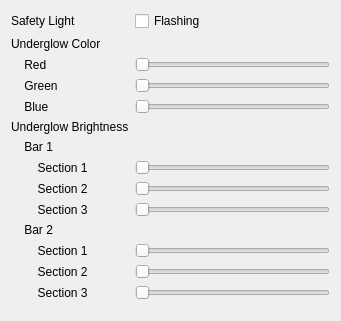
<?xml version="1.0" encoding="UTF-8"?>
<ui version="4.0">
 <class>LightShieldAdapter</class>
 <widget class="QWidget" name="LightShieldAdapter">
  <property name="geometry">
   <rect>
    <x>0</x>
    <y>0</y>
    <width>341</width>
    <height>321</height>
   </rect>
  </property>
  <property name="windowTitle">
   <string>Form</string>
  </property>
  <layout class="QFormLayout" name="formLayout">
   <property name="fieldGrowthPolicy">
    <enum>QFormLayout::AllNonFixedFieldsGrow</enum>
   </property>
   <item row="0" column="0">
    <widget class="QLabel" name="label">
     <property name="text">
      <string>Safety Light</string>
     </property>
    </widget>
   </item>
   <item row="0" column="1">
    <widget class="QCheckBox" name="checkBox_safetyLight">
     <property name="text">
      <string>Flashing</string>
     </property>
    </widget>
   </item>
   <item row="1" column="0">
    <widget class="QLabel" name="label_2">
     <property name="text">
      <string>Underglow Color</string>
     </property>
    </widget>
   </item>
   <item row="2" column="0">
    <widget class="QLabel" name="label_3">
     <property name="text">
      <string>    Red</string>
     </property>
    </widget>
   </item>
   <item row="2" column="1">
    <widget class="QSlider" name="horizontalSlider_red">
     <property name="maximum">
      <number>255</number>
     </property>
     <property name="orientation">
      <enum>Qt::Horizontal</enum>
     </property>
    </widget>
   </item>
   <item row="3" column="0">
    <widget class="QLabel" name="label_4">
     <property name="text">
      <string>    Green</string>
     </property>
    </widget>
   </item>
   <item row="3" column="1">
    <widget class="QSlider" name="horizontalSlider_green">
     <property name="maximum">
      <number>255</number>
     </property>
     <property name="orientation">
      <enum>Qt::Horizontal</enum>
     </property>
    </widget>
   </item>
   <item row="4" column="0">
    <widget class="QLabel" name="label_5">
     <property name="text">
      <string>    Blue</string>
     </property>
    </widget>
   </item>
   <item row="4" column="1">
    <widget class="QSlider" name="horizontalSlider_blue">
     <property name="maximum">
      <number>255</number>
     </property>
     <property name="orientation">
      <enum>Qt::Horizontal</enum>
     </property>
    </widget>
   </item>
   <item row="5" column="0">
    <widget class="QLabel" name="label_6">
     <property name="text">
      <string>Underglow Brightness</string>
     </property>
    </widget>
   </item>
   <item row="6" column="0">
    <widget class="QLabel" name="label_7">
     <property name="text">
      <string>    Bar 1</string>
     </property>
    </widget>
   </item>
   <item row="7" column="0">
    <widget class="QLabel" name="label_9">
     <property name="text">
      <string>        Section 1</string>
     </property>
    </widget>
   </item>
   <item row="7" column="1">
    <widget class="QSlider" name="horizontalSlider_b1s1">
     <property name="maximum">
      <number>255</number>
     </property>
     <property name="orientation">
      <enum>Qt::Horizontal</enum>
     </property>
    </widget>
   </item>
   <item row="8" column="0">
    <widget class="QLabel" name="label_10">
     <property name="text">
      <string>        Section 2</string>
     </property>
    </widget>
   </item>
   <item row="8" column="1">
    <widget class="QSlider" name="horizontalSlider_b1s2">
     <property name="maximum">
      <number>255</number>
     </property>
     <property name="orientation">
      <enum>Qt::Horizontal</enum>
     </property>
    </widget>
   </item>
   <item row="9" column="0">
    <widget class="QLabel" name="label_11">
     <property name="text">
      <string>        Section 3</string>
     </property>
    </widget>
   </item>
   <item row="9" column="1">
    <widget class="QSlider" name="horizontalSlider_b1s3">
     <property name="maximum">
      <number>255</number>
     </property>
     <property name="orientation">
      <enum>Qt::Horizontal</enum>
     </property>
    </widget>
   </item>
   <item row="10" column="0">
    <widget class="QLabel" name="label_8">
     <property name="text">
      <string>    Bar 2</string>
     </property>
    </widget>
   </item>
   <item row="11" column="0">
    <widget class="QLabel" name="label_12">
     <property name="text">
      <string>        Section 1</string>
     </property>
    </widget>
   </item>
   <item row="11" column="1">
    <widget class="QSlider" name="horizontalSlider_b2s1">
     <property name="maximum">
      <number>255</number>
     </property>
     <property name="orientation">
      <enum>Qt::Horizontal</enum>
     </property>
    </widget>
   </item>
   <item row="13" column="0">
    <widget class="QLabel" name="label_13">
     <property name="text">
      <string>        Section 2</string>
     </property>
    </widget>
   </item>
   <item row="13" column="1">
    <widget class="QSlider" name="horizontalSlider_b2s2">
     <property name="maximum">
      <number>255</number>
     </property>
     <property name="orientation">
      <enum>Qt::Horizontal</enum>
     </property>
    </widget>
   </item>
   <item row="14" column="0">
    <widget class="QLabel" name="label_14">
     <property name="text">
      <string>        Section 3</string>
     </property>
    </widget>
   </item>
   <item row="14" column="1">
    <widget class="QSlider" name="horizontalSlider_b2s3">
     <property name="maximum">
      <number>255</number>
     </property>
     <property name="orientation">
      <enum>Qt::Horizontal</enum>
     </property>
    </widget>
   </item>
  </layout>
 </widget>
 <resources/>
 <connections/>
</ui>
